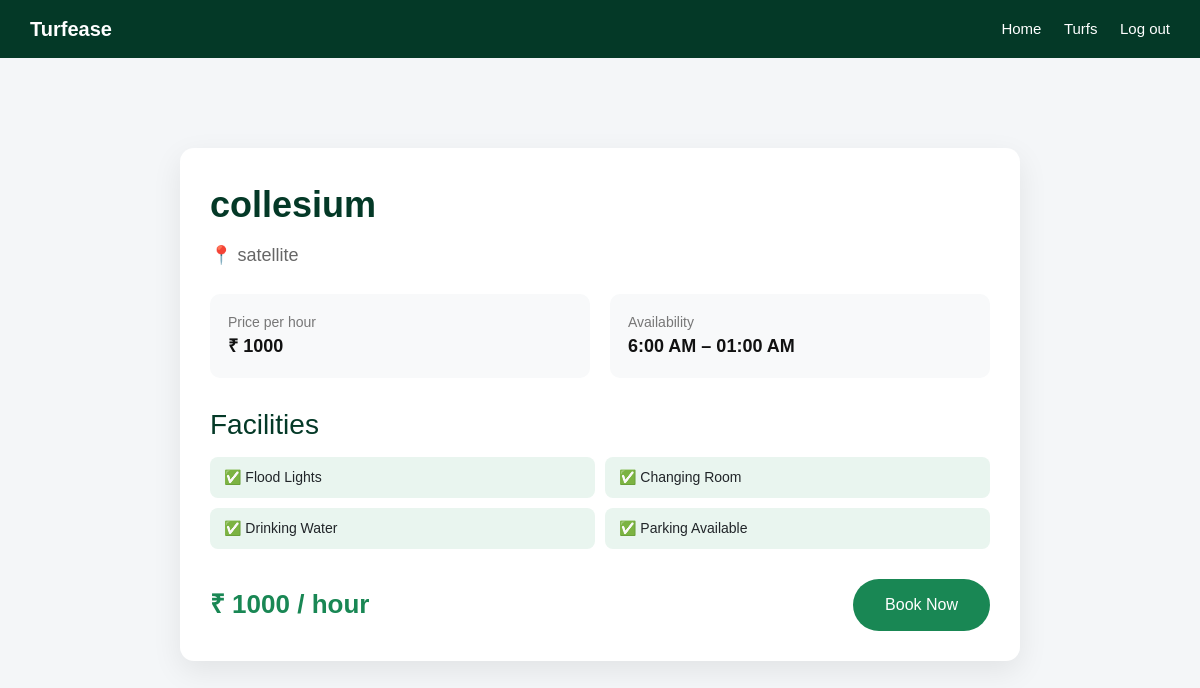
Page /turfs/2/ (signed in) on the earlier database version.
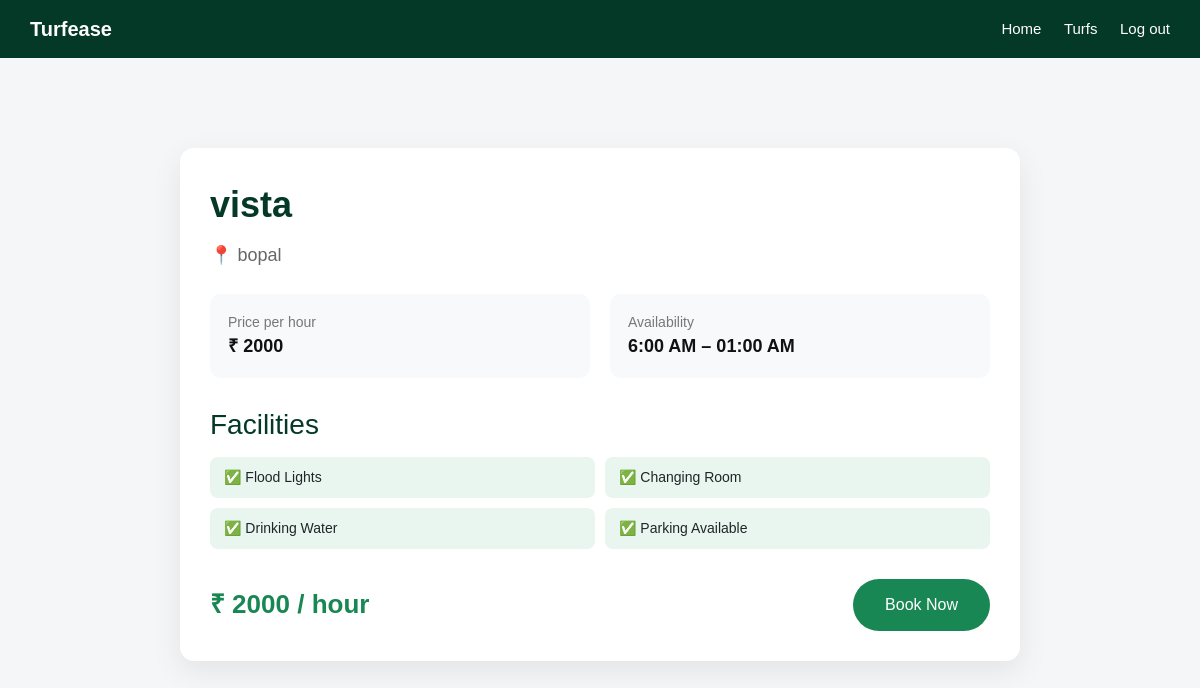
Same page on the later database version.
### turfs/models.py (models this page shows, shortened)
class Turf(models.Model):
    name = models.CharField(max_length=100)
    location = models.CharField(max_length=200)
    price_per_hour = models.IntegerField()
    image = models.ImageField(
        upload_to="turf_images/",
        blank=True,
        null=True
    )

### turfs/views.py (the view)
# urls.py: path("<int:id>/", views.turf_detail, name="turf-detail"),
def turf_detail(request, id):
    if not request.session.get("email"):
        return redirect("login")
    turf = get_object_or_404(Turf, id=id)
    return render(request, "turf_detail.html", {
        "turf": turf
    })

### turfs/templates/turf_detail.html (shortened to what this page needs)
{% extends "header.html" %} {% block content %}
<div class="turf-detail-container">
  <div class="turf-card">
    <div class="turf-title">{{ turf.name }}</div>
    <div class="turf-location">📍 {{ turf.location }}</div>
    <div class="turf-info">
      <div class="info-box">
        <span>Price per hour</span>
        <strong>₹ {{ turf.price_per_hour }}</strong>
      </div>
      <div class="info-box">
        <span>Availability</span>
        <strong>6:00 AM – 01:00 AM</strong>
      </div>
    </div>
    <div class="features">
      <h3>Facilities</h3>
      <ul>
        <li>✅ Flood Lights</li>
        <li>✅ Changing Room</li>
        <li>✅ Drinking Water</li>
        <li>✅ Parking Available</li>
      </ul>
    </div>
    <div class="action-bar">
      <div class="price">₹ {{ turf.price_per_hour }} / hour</div>
      <a href="{% url 'book_page' turf.id %}" class="book-btn"> Book Now </a>
    </div>
  </div>
</div>
{% endblock %}

Differences in the rows shown:
changed Turf: name "collesium" → "vista"; location "satellite" → "bopal"; price_per_hour "1000" → "2000"
